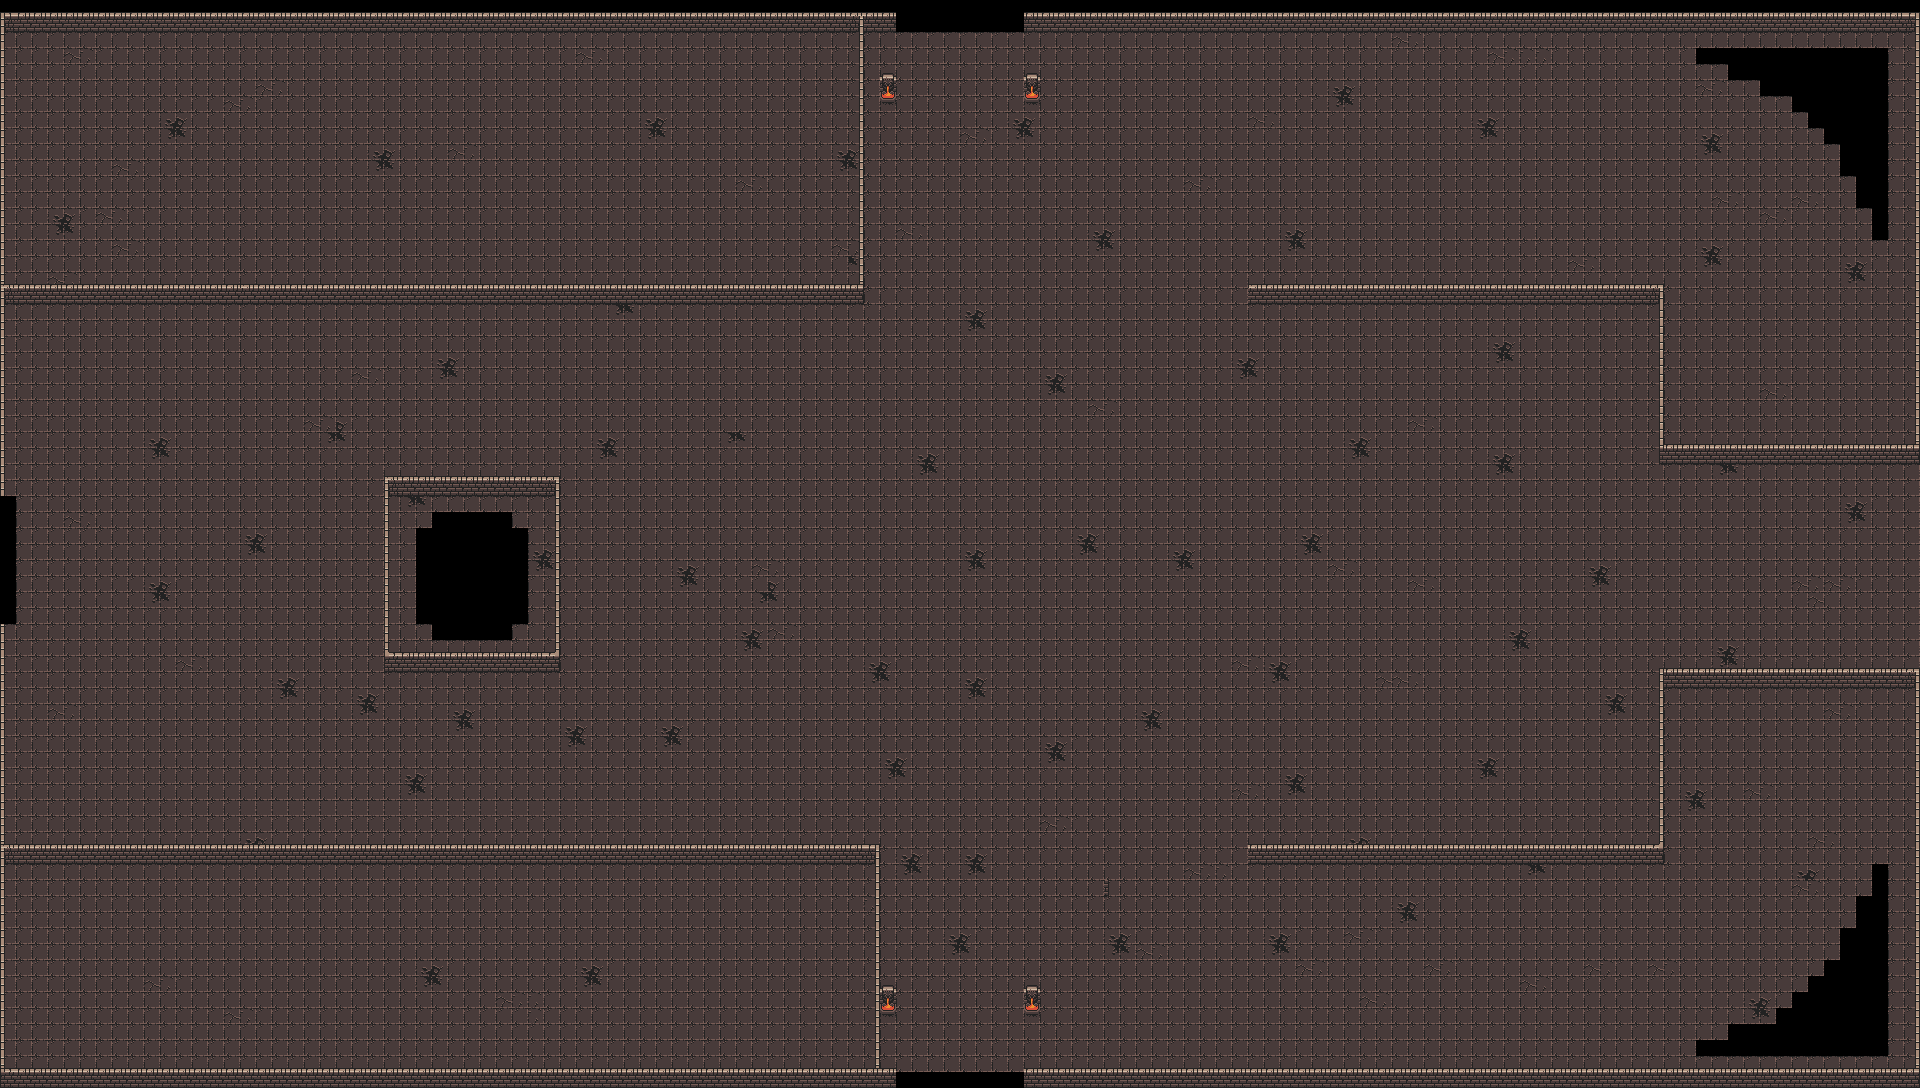

A 2D game scene composited from a Tiled map and its tileset images. What follows is a short description and the map's XML, with each tile layer's data collapsed to a summary:
An orthogonal 120x68 tile map with 16x16 px tiles, 4 tile layers (Sol, Collision, Decoration, Haut de Struct), 2 tilesets.

<map version="1.10" tiledversion="1.10.1" orientation="orthogonal" renderorder="right-down" width="120" height="68" tilewidth="16" tileheight="16" infinite="0" nextlayerid="5" nextobjectid="1">
 <tileset firstgid="1" source="dungeon.tsx" />
 <tileset firstgid="1025" source="../village/dungeon.tsx" />
 <layer id="4" name="Sol" width="120" height="68">
  <data>[8160 cells, 7739 non-empty, 11 distinct tile ids]</data>
 </layer>
 <layer id="2" name="Collision" width="120" height="68">
  <data>[8160 cells, 753 non-empty, 21 distinct tile ids]</data>
 </layer>
 <layer id="3" name="Decoration" width="120" height="68">
  <data>[8160 cells, 0 non-empty, 0 distinct tile ids]</data>
 </layer>
 <layer id="1" name="Haut de Struct" width="120" height="68">
  <data>[8160 cells, 311 non-empty, 14 distinct tile ids]</data>
 </layer>
</map>
